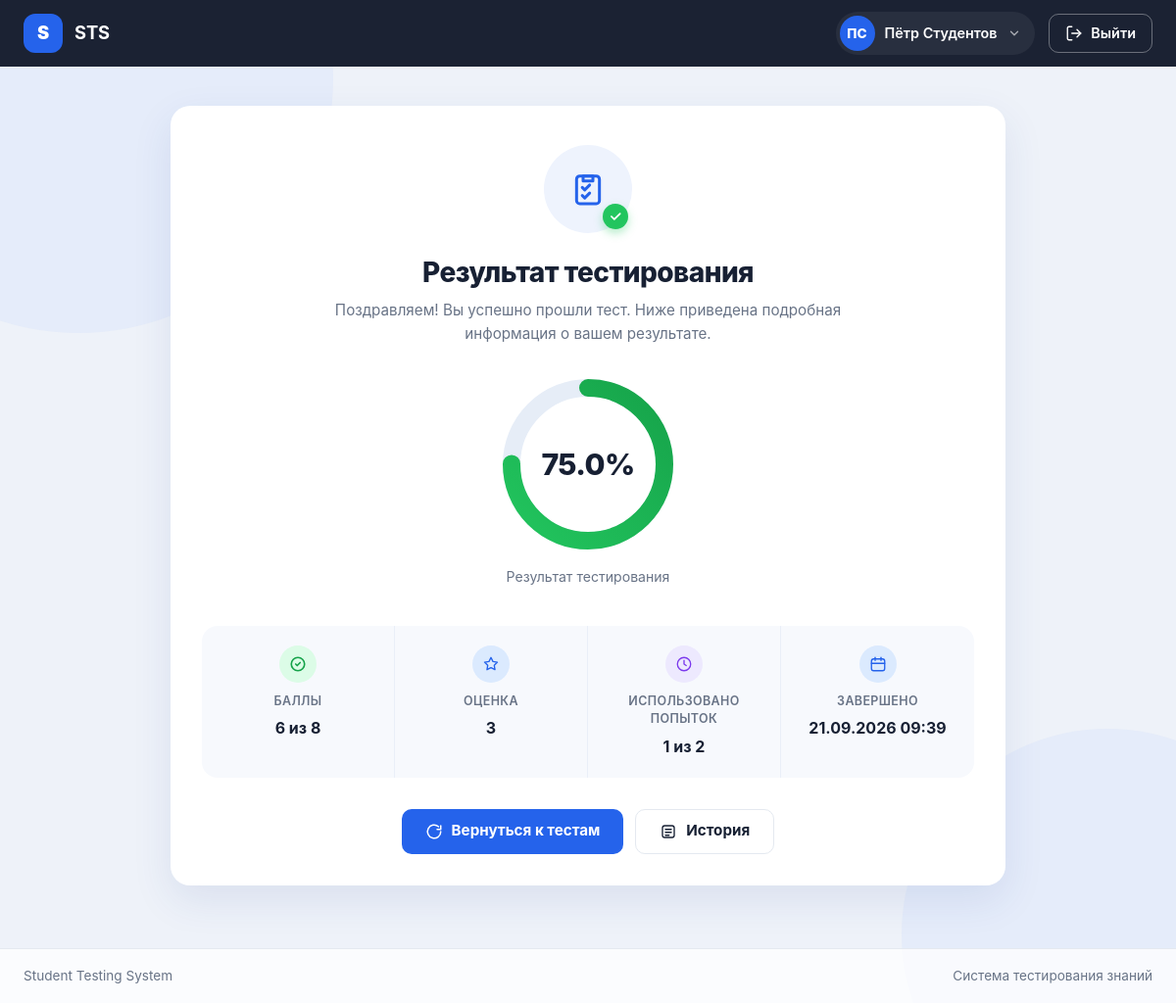
/student/result/2 (signed in), run on the app's committed database.
### app/models.py (models this page shows, shortened)
class User(UserMixin, db.Model):
    __tablename__ = "users"
    id = db.Column(db.Integer, primary_key=True)
    username = db.Column(db.String(80), unique=True, nullable=False)
    password_hash = db.Column(db.String(255), nullable=False)
    first_name = db.Column(db.String(80), nullable=False)
    last_name = db.Column(db.String(80), nullable=False)
    email = db.Column(db.String(120), unique=True, nullable=True)
    role = db.Column(db.String(20), nullable=False, default="student")
    is_active_user = db.Column(db.Boolean, default=True, nullable=False)
    created_at = db.Column(db.DateTime, default=datetime.utcnow)
    created_tests = db.relationship(
        "Test",
        foreign_keys="Test.teacher_id",
        backref="teacher",
        cascade="all, delete-orphan",
        passive_deletes=True,
    )
    attempts = db.relationship(
        "Attempt",
        foreign_keys="Attempt.student_id",
        backref="student",
        cascade="all, delete-orphan",
        passive_deletes=True,
    )
    @property
    def is_active(self):
        return self.is_active_user

class Attempt(db.Model):
    __tablename__ = "attempts"
    __table_args__ = (
        db.Index("ix_attempt_student_test", "student_id", "test_id"),
    )
    id = db.Column(db.Integer, primary_key=True)
    test_id = db.Column(
        db.Integer,
        db.ForeignKey("tests.id", ondelete="CASCADE"),
        nullable=False,
    )
    student_id = db.Column(
        db.Integer,
        db.ForeignKey("users.id", ondelete="CASCADE"),
        nullable=False,
    )
    started_at = db.Column(
        db.DateTime,
        default=datetime.utcnow,
        nullable=False,
    )
    completed_at = db.Column(db.DateTime)
    score = db.Column(db.Integer, default=0, nullable=False)
    max_score = db.Column(db.Integer, default=0, nullable=False)
    percentage = db.Column(db.Float, default=0, nullable=False)
    grade = db.Column(db.Integer)
    status = db.Column(
        db.String(20),
        default="in_progress",
        nullable=False,
    )
    is_best = db.Column(db.Boolean, default=False, nullable=False)
    test = db.relationship(
        "Test",
        back_populates="attempts",
    )
    student_answers = db.relationship(
        "StudentAnswer",
        backref="attempt",
        lazy=True,
        cascade="all, delete-orphan",
        passive_deletes=True,
    )

class Test(db.Model):
    __tablename__ = "tests"
    id = db.Column(db.Integer, primary_key=True)
    subject_id = db.Column(
        db.Integer,
        db.ForeignKey("subjects.id", ondelete="CASCADE"),
        nullable=False,
    )
    teacher_id = db.Column(
        db.Integer,
        db.ForeignKey("users.id", ondelete="CASCADE"),
        nullable=False,
    )
    title = db.Column(db.String(200), nullable=False)
    description = db.Column(db.Text)
    time_limit = db.Column(db.Integer, nullable=False, default=20)
    passing_score = db.Column(db.Integer, nullable=False, default=60)
    max_attempts = db.Column(db.Integer, nullable=True)
    status = db.Column(db.String(20), nullable=False, default="draft")
    created_at = db.Column(db.DateTime, default=datetime.utcnow)
    questions = db.relationship(
        "Question",
        backref="test",
        lazy=True,
        cascade="all, delete-orphan",
        passive_deletes=True,
    )
    grades = db.relationship(
        "TestGrade",
        backref="test",
        lazy=True,
        cascade="all, delete-orphan",
        passive_deletes=True,
    )
    attempts = db.relationship(
        "Attempt",
        back_populates="test",
        lazy=True,
        cascade="all, delete-orphan",
        passive_deletes=True,
    )

### app/student/routes.py (the view)
@student_bp.route("/result/<int:attempt_id>")
@login_required
def result(attempt_id):
    if not student_required():
        return redirect(url_for("main.index"))
    attempt = db.get_or_404(
        Attempt,
        attempt_id
    )
    if attempt.student_id != current_user.id:
        return redirect(url_for("main.index"))
    attempts_count = get_attempt_count(
        attempt.test_id,
        current_user.id
    )
    return render_template(
        "student/result.html",
        attempt=attempt,
        attempts_count=attempts_count
    )

### app/student/routes.py (called while the page is built)
def student_required():
    return current_user.role == "student"

def get_attempt_count(test_id, student_id):
    return Attempt.query.filter_by(
        test_id=test_id,
        student_id=student_id
    ).count()

### app/templates/student/result.html (shortened to what this page needs)
<!doctype html>
<html lang="ru">
<head>
    <link
        href="https://cdn.jsdelivr.net/npm/bootstrap@5.3.3/dist/css/bootstrap.min.css"
        rel="stylesheet"
    >
</head>
<body>
<nav class="app-navbar">
    <div class="app-navbar__inner">
        <a class="app-brand" href="{{ url_for('main.index') }}">
            <span class="app-brand__mark">S</span>
            <span>STS</span>
        </a>
        <div class="navbar-user">
            <div class="user-chip">
                <span class="user-chip__avatar">
                    {{ (current_user.first_name[0] ~ current_user.last_name[0])|upper }}
                </span>
                <span class="user-chip__name">
                    {{ current_user.first_name }} {{ current_user.last_name }}
                </span>
                <svg class="user-chip__caret" viewBox="0 0 24 24" fill="none"
                     stroke="currentColor" stroke-width="2.4"
                     stroke-linecap="round" stroke-linejoin="round">
                    <path d="M6 9l6 6 6-6"/>
                </svg>
            </div>
            <a class="logout-btn" href="{{ url_for('auth.logout') }}">
                <svg viewBox="0 0 24 24" fill="none" stroke="currentColor"
                     stroke-width="1.8" stroke-linecap="round" stroke-linejoin="round">
                    <path d="M9 21H5a2 2 0 0 1-2-2V5a2 2 0 0 1 2-2h4"/>
                    <path d="M16 17l5-5-5-5"/>
                    <path d="M21 12H9"/>
                </svg>
                Выйти
            </a>
        </div>
    </div>
</nav>
<main class="page-wrap">
    <div class="result-card">
        <div class="result-icon">
            <svg class="main" viewBox="0 0 24 24" fill="none"
                 stroke="currentColor" stroke-width="1.8"
                 stroke-linecap="round" stroke-linejoin="round">
                <rect x="5" y="4" width="14" height="17" rx="2"/>
                <path d="M9 4h6v3H9z"/>
                <path d="M8.5 11l1.5 1.5L13 9.5"/>
                <path d="M8.5 16l1.5 1.5L13 14.5"/>
            </svg>
            <span class="result-icon__badge">
                <svg viewBox="0 0 24 24" fill="none" stroke="currentColor"
                     stroke-width="3" stroke-linecap="round" stroke-linejoin="round">
                    <path d="M5 12l5 5L20 7"/>
                </svg>
            </span>
        </div>
        <h1>Результат тестирования</h1>
        <p class="subtitle">
            Поздравляем! Вы успешно прошли тест. Ниже приведена подробная
            информация о вашем результате.
        </p>
        <div class="percent-wrap">
            <div class="percent-ring">
                <svg viewBox="0 0 120 120">
                    <defs>
                        <linearGradient id="ringGradient" x1="0%" y1="0%" x2="100%" y2="100%">
                            <stop offset="0%"  stop-color="#22c55e"/>
                            <stop offset="100%" stop-color="#16a34a"/>
                        </linearGradient>
                    </defs>
                    <circle class="percent-ring__track" cx="60" cy="60" r="52"/>
                    {% set pct = attempt.percentage or 0 %}
                    {% set circumference = 2 * 3.14159265 * 52 %}
                    {% set offset = circumference * (1 - pct / 100) %}
                    <circle
                        class="percent-ring__bar"
                        cx="60" cy="60" r="52"
                        stroke-dasharray="{{ circumference }}"
                        stroke-dashoffset="{{ offset }}"
                    />
                </svg>
                <div class="percent-ring__value">
                    {{ attempt.percentage }}%
                </div>
            </div>
            <div class="percent-label">
                Результат тестирования
            </div>
        </div>
        <div class="stats-grid">
            <div class="stat-item">
                <span class="stat-item__icon stat-item__icon--green">
                    <svg viewBox="0 0 24 24" fill="none" stroke="currentColor"
                         stroke-width="2.2" stroke-linecap="round" stroke-linejoin="round">
                        <circle cx="12" cy="12" r="9"/>
                        <path d="M9 12l2 2 4-4"/>
                    </svg>
                </span>
                <div class="stat-item__label">Баллы</div>
                <div class="stat-item__value">
                    {{ attempt.score }} из {{ attempt.max_score }}
                </div>
            </div>
            <div class="stat-item">
                <span class="stat-item__icon stat-item__icon--blue">
                    <svg viewBox="0 0 24 24" fill="none" stroke="currentColor"
                         stroke-width="1.8" stroke-linecap="round" stroke-linejoin="round">
                        <path d="M12 3l2.7 5.5 6 .9-4.3 4.2 1 6-5.4-2.8L6.6 19.6l1-6L3.3 9.4l6-.9z"/>
                    </svg>
                </span>
                <div class="stat-item__label">Оценка</div>
                <div class="stat-item__value">
                    {{ attempt.grade if attempt.grade else '—' }}
                </div>
            </div>
            <div class="stat-item">
                <span class="stat-item__icon stat-item__icon--purple">
                    <svg viewBox="0 0 24 24" fill="none" stroke="currentColor"
                         stroke-width="1.8" stroke-linecap="round" stroke-linejoin="round">
                        <circle cx="12" cy="12" r="9"/>
                        <path d="M12 7v5l3 2"/>
                    </svg>
                </span>
                <div class="stat-item__label">Использовано попыток</div>
                <div class="stat-item__value">
                    {{ attempts_count }}
                    {% if attempt.test.max_attempts %}
                        из {{ attempt.test.max_attempts }}
                    {% endif %}
                </div>
            </div>
            <div class="stat-item">
                <span class="stat-item__icon stat-item__icon--blue">
                    <svg viewBox="0 0 24 24" fill="none" stroke="currentColor"
                         stroke-width="1.8" stroke-linecap="round" stroke-linejoin="round">
                        <rect x="3" y="5" width="18" height="16" rx="3"/>
                        <path d="M8 3v4"/>
                        <path d="M16 3v4"/>
                        <path d="M3 11h18"/>
                    </svg>
                </span>
                <div class="stat-item__label">Завершено</div>
                <div class="stat-item__value">
                    {{ attempt.completed_at.strftime('%d.%m.%Y %H:%M') }}
                </div>
            </div>
        </div>
        <div class="result-actions">
            <a href="{{ url_for('student.dashboard') }}"
               class="btn-primary-solid">
                <svg viewBox="0 0 24 24" fill="none" stroke="currentColor"
                     stroke-width="2" stroke-linecap="round" stroke-linejoin="round">
                    <path d="M21 12a9 9 0 1 1-3-6.7"/>
                    <path d="M21 4v5h-5"/>
                </svg>
                Вернуться к тестам
            </a>
            <a href="{{ url_for('student.history') }}"
               class="btn-outline-slate">
                <svg viewBox="0 0 24 24" fill="none" stroke="currentColor"
                     stroke-width="1.8" stroke-linecap="round" stroke-linejoin="round">
                    <rect x="4" y="4" width="16" height="16" rx="3"/>
                    <path d="M8 9h8"/>
                    <path d="M8 13h8"/>
                    <path d="M8 17h5"/>
                </svg>
                История
            </a>
        </div>
    </div>
</main>
<footer class="app-footer">
    <div class="app-footer__inner">
        <span>Student Testing System</span>
        <span>Система тестирования знаний</span>
    </div>
</footer>
</body>
</html>

### data on the page
User: first_name+last_name "ПС", first_name "Пётр", last_name "Студентов"
Attempt: percentage "75.0", score "6", max_score "8", grade "3", completed_at "21.09.2026 09:39"
Test: test.max_attempts "2"

### other printed values
{{ attempts_count }} "1"
